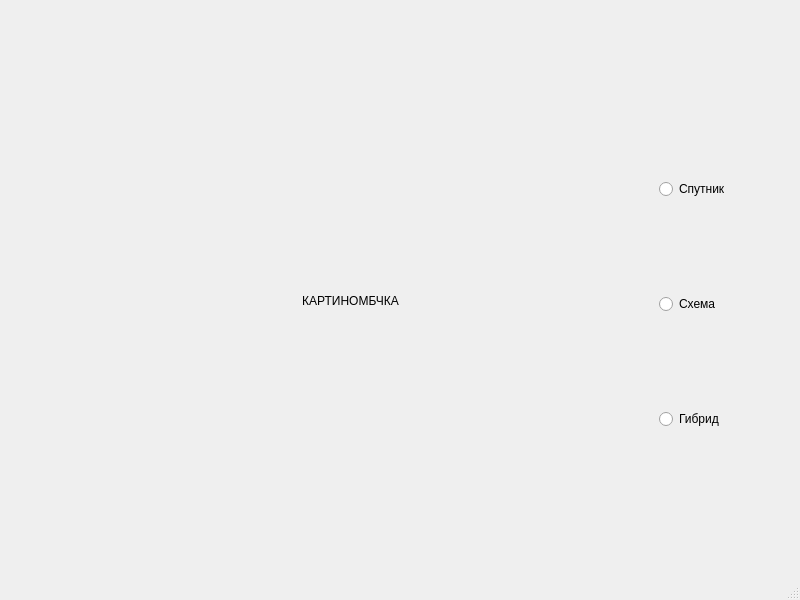
<?xml version="1.0" encoding="UTF-8"?>
<ui version="4.0">
 <class>MainWindow</class>
 <widget class="QMainWindow" name="MainWindow">
  <property name="geometry">
   <rect>
    <x>0</x>
    <y>0</y>
    <width>800</width>
    <height>600</height>
   </rect>
  </property>
  <property name="windowTitle">
   <string>MainWindow</string>
  </property>
  <widget class="QWidget" name="centralwidget">
   <widget class="QLabel" name="kartinka">
    <property name="geometry">
     <rect>
      <x>50</x>
      <y>110</y>
      <width>601</width>
      <height>381</height>
     </rect>
    </property>
    <property name="text">
     <string>КАРТИНОМБЧКА</string>
    </property>
    <property name="alignment">
     <set>Qt::AlignCenter</set>
    </property>
   </widget>
   <widget class="QWidget" name="verticalLayoutWidget">
    <property name="geometry">
     <rect>
      <x>659</x>
      <y>90</y>
      <width>111</width>
      <height>431</height>
     </rect>
    </property>
    <layout class="QVBoxLayout" name="verticalLayout">
     <item>
      <widget class="QRadioButton" name="radio2">
       <property name="text">
        <string>Спутник</string>
       </property>
      </widget>
     </item>
     <item>
      <widget class="QRadioButton" name="radio1">
       <property name="text">
        <string>Схема</string>
       </property>
      </widget>
     </item>
     <item>
      <widget class="QRadioButton" name="radio3">
       <property name="text">
        <string>Гибрид</string>
       </property>
      </widget>
     </item>
    </layout>
   </widget>
  </widget>
  <widget class="QStatusBar" name="statusbar"/>
 </widget>
 <resources/>
 <connections/>
</ui>
